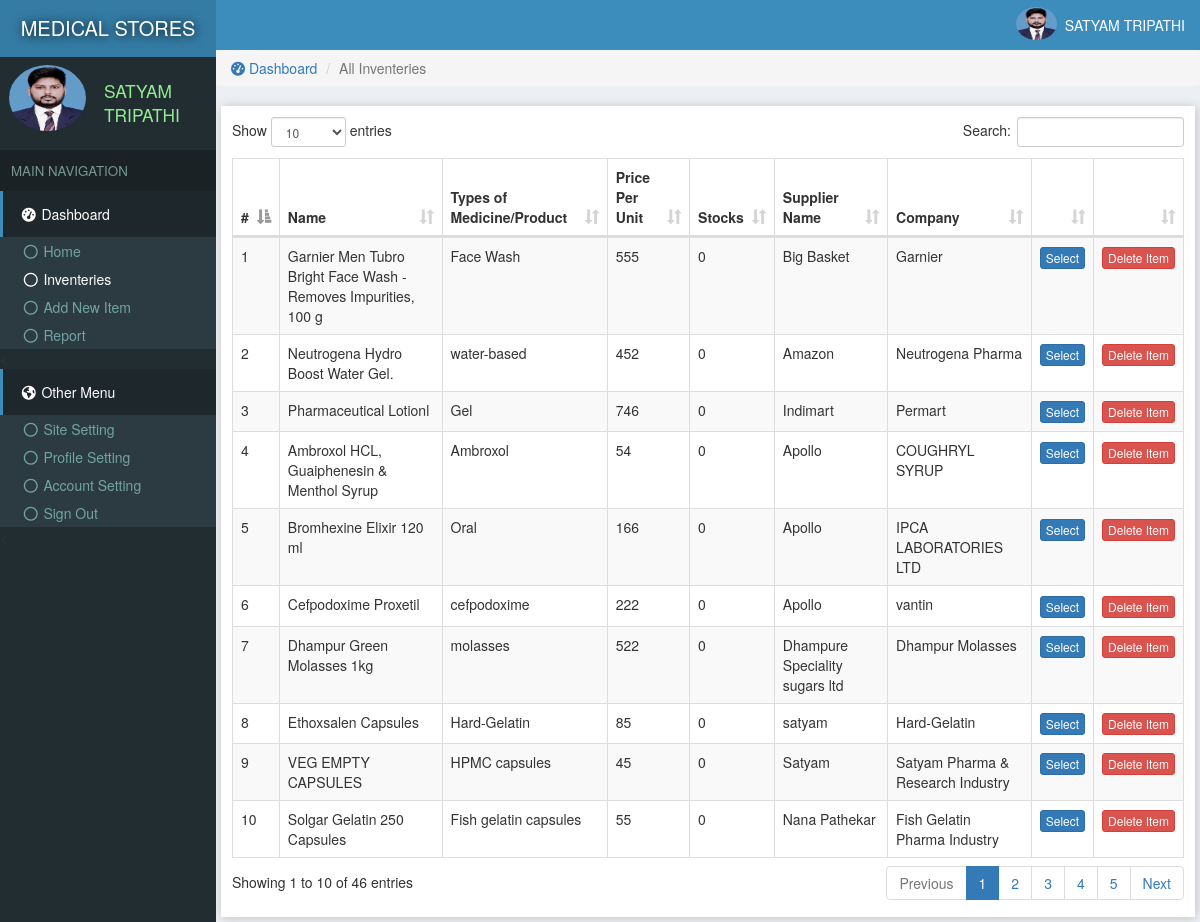
/inventeries.php (signed in), run on the app's committed database.
### tables this page shows
CREATE TABLE `site` (
  `id` int(11) NOT NULL,
  `title` varchar(222) NOT NULL,
  `name` varchar(222) NOT NULL
);

CREATE TABLE `users` (
  `id` int(11) NOT NULL,
  `email` varchar(222) NOT NULL,
  `password` varchar(222) NOT NULL,
  `name` varchar(222) NOT NULL,
  `pic` varchar(222) NOT NULL,
  `number` varchar(222) NOT NULL,
  `date` timestamp NOT NULL DEFAULT current_timestamp()
);

CREATE TABLE `inventeries` (
  `id` int(11) NOT NULL,
  `catId` int(11) NOT NULL,
  `supplier` varchar(222) NOT NULL,
  `name` text NOT NULL,
  `unit` text NOT NULL,
  `price` text NOT NULL,
  `stocks` int(20) NOT NULL,
  `pic` text NOT NULL,
  `description` text NOT NULL,
  `company` varchar(111) NOT NULL,
  `date` timestamp NOT NULL DEFAULT current_timestamp()
);

### assets/function.php (called while the page is built, shortened)
<?php
function siteName()
{
	global $con;
	$array = $con->query("select * from site where id='1'");
	$row = $array->fetch_assoc();
	return $row['name'];
}
 ?>

### assets/db.php (called while the page is built, shortened)
<?php
    $con = new mysqli('localhost','root','','store');
    $array = $con->query("select * from users where id ='$_SESSION[userId]'");
    $user = $array->fetch_assoc();
?>

### inventeries.php (the view, shortened to what this page needs)
<?php require "assets/function.php" ?>
<?php require 'assets/db.php';?>
<!DOCTYPE html>
<html>
<head>
<link rel="stylesheet" href="js/datatables.net-bs/css/dataTables.bootstrap.min.css">
  <?php require "assets/autoloader.php" ?>
</head>
<body style="background: #ECF0F5;padding:0;margin:0">
<div class="dashboard" style="position: fixed;width: 18%;height: 100%;background:#222D32">
  <div style="background:#357CA5;padding: 14px 3px;color:white;font-size: 15pt;text-align: center;text-shadow: 1px 1px 11px black">
    <a href="index.php" style="color: white;text-decoration: none;"><?php echo strtoupper(siteName()); ?> </a>
  </div>
  <div class="flex" style="padding: 3px 7px;margin:5px 2px;">
    <div><img src="photo/<?php echo $user['pic'] ?>" class='img-circle' style='width: 77px;height: 66px'></div>
    <div style="color:lightgreen;font-size: 13pt;padding: 14px 7px;margin-left: 11px;"><?php echo ucfirst($user['name']); ?></div>
  </div>
  <div style="background: #1A2226;font-size: 10pt;padding: 11px;color: #79978F">MAIN NAVIGATION</div>
  <div>
    <div style="background:#1E282C;color: white;padding: 13px 17px;border-left: 3px solid #3C8DBC;"><span><i class="fa fa-dashboard fa-fw"></i> Dashboard</span></div>
    <div class="item">
      <ul class="nostyle zero">
        <a href="index.php"><li ><i class="fa fa-circle-o fa-fw"></i> Home</li></a>
        <a href="inventeries.php"><li style="color: white"><i class="fa fa-circle-o fa-fw"></i> Inventeries</li></a>
       <a href="addnew.php"><li><i class="fa fa-circle-o fa-fw"></i> Add New Item</li></a>
        <a href="reports.php"><li><i class="fa fa-circle-o fa-fw"></i> Report</li></a>
      </ul><
    </div>
  </div>
  <div style="background:#1E282C;color: white;padding: 13px 17px;border-left: 3px solid #3C8DBC;"><span><i class="fa fa-globe fa-fw"></i> Other Menu</span></div>
  <div class="item">
      <ul class="nostyle zero">
        <a href="sitesetting.php"><li><i class="fa fa-circle-o fa-fw"></i> Site Setting</li></a>
       <a href="profile.php"><li><i class="fa fa-circle-o fa-fw"></i> Profile Setting</li></a>
        <a href="accountSetting.php"><li><i class="fa fa-circle-o fa-fw"></i> Account Setting</li></a>
        <a href="logout.php"><li><i class="fa fa-circle-o fa-fw"></i> Sign Out</li></a>
      </ul><
    </div>
</div>
<div class="marginLeft" >
  <div style="color:white;background:#3C8DBC" >
    <div class="pull-right flex rightAccount" style="padding-right: 11px;padding: 7px;">
      <div><img src="photo/<?php echo $user['pic'] ?>" style='width: 41px;height: 33px;' class='img-circle'></div>
      <div style="padding: 8px"><?php echo ucfirst($user['name']) ?></div>
    </div>
  </div>
<?php
if (isset($_GET['catId']))
{
  $catId = $_GET['catId'];
  $array = $con->query("select * from categories where id='$catId'");
  $catArray =$array->fetch_assoc();
  $catName = $catArray['name'];
  $stockArray = $con->query("select * from inventeries where catId='$catArray[id]'");
}
else
{
  $catName = "All Inventeries";
  $stockArray = $con->query("select * from inventeries");
}
 ?>
  <div class="content">
   <ol class="breadcrumb ">
        <li><a href="index.php"><i class="fa fa-dashboard"></i> Dashboard</a></li>
        <li class="active"><?php echo $catName ?></li>
    </ol>
  <div class="tableBox" >
    <table id="dataTable" class="table table-bordered table-striped" style="z-index: -1">
      <thead>
        <th>#</th>
        <th>Name</th>
        <th>Types of Medicine/Product</th>
        <th>Price Per Unit</th>
        <th>Stocks</th>
        <th>Supplier Name</th>
        <th>Company</th>
        <th></th>
        <th></th>
      </thead>
     <tbody>
      <?php $i=0;
        while ($row = $stockArray->fetch_assoc())
        {
          $i=$i+1;
          $id = $row['id'];
        ?>
          <tr>
            <td><?php echo $i; ?></td>
            <td><?php echo $row['name']; ?></td>
            <td><?php echo $row['unit']; ?></td>
            <td><?php echo $row['price']; ?></td>
            <td><?php echo $row['stocks']; ?></td>
            <td><?php echo $row['supplier']; ?></td>
            <td><?php echo $row['company']; ?></td>
            <?php
            if (!empty($_SESSION['bill']))
            {
            foreach ($_SESSION['bill'] as $key => $value)
            {
              if (in_array($row['id'], $_SESSION['bill'][$key]))
              {
                echo "<td>Selected</td>";break;
              }
               else
               {
              ?>
            <td id='selection<?php echo $i; ?>'><button class="btn btn-primary btn-xs" onclick="addInBill('<?php echo $id ?>','<?php echo $i; ?>')">Select</button></td>
              <?php break;} } } else {?>
              <td id='selection<?php echo $i; ?>'><button class="btn btn-primary btn-xs" onclick="addInBill('<?php echo $id ?>','<?php echo $i; ?>')">Select</button></td>
              <?php } ?>
              <td colspan="center"><a href="delete.php?item=<?php echo $row['id'] ?>&url=<?php echo $_SERVER['QUERY_STRING'] ?>"><button class='btn btn-danger btn-xs'>Delete Item</button></a></td>
          </tr>
      <?php
        }
       ?>
     </tbody>
    </table>
  </div>
  </div>
</div>
</body>
</html>

### data on the page
site: name "MEDICAL STORES"
users: pic (picture), name "SATYAM TRIPATHI"
inventeries: name "Garnier Men Tubro Bright Face Wash - Removes Impurities, 100 g", unit "Face Wash", price "555", stocks "0", supplier "Big Basket", company "Garnier"
inventeries: name "Neutrogena Hydro Boost Water Gel.", unit "water-based", price "452", stocks "0", supplier "Amazon", company "Neutrogena Pharma"
inventeries: name "Pharmaceutical Lotionl", unit "Gel", price "746", stocks "0", supplier "Indimart", company "Permart"
inventeries: name "Ambroxol HCL, Guaiphenesin & Menthol Syrup", unit "Ambroxol", price "54", stocks "0", supplier "Apollo", company "COUGHRYL SYRUP"
inventeries: name "Bromhexine Elixir 120 ml", unit "Oral", price "166", stocks "0", supplier "Apollo", company "IPCA LABORATORIES LTD"
inventeries: name "Cefpodoxime Proxetil", unit "cefpodoxime", price "222", stocks "0", supplier "Apollo", company "vantin"
inventeries: name "Dhampur Green Molasses 1kg", unit "molasses", price "522", stocks "0", supplier "Dhampure Speciality sugars ltd", company "Dhampur Molasses"
inventeries: name "Ethoxsalen Capsules", unit "Hard-Gelatin", price "85", stocks "0", supplier "satyam", company "Hard-Gelatin"
inventeries: name "VEG EMPTY CAPSULES", unit "HPMC capsules", price "45", stocks "0", supplier "Satyam", company "Satyam Pharma & Research Industry"
inventeries: name "Solgar Gelatin 250 Capsules", unit "Fish gelatin capsules", price "55", stocks "0", supplier "Nana Pathekar", company "Fish Gelatin Pharma Industry"

### other printed values
$catName "All Inventeries"
